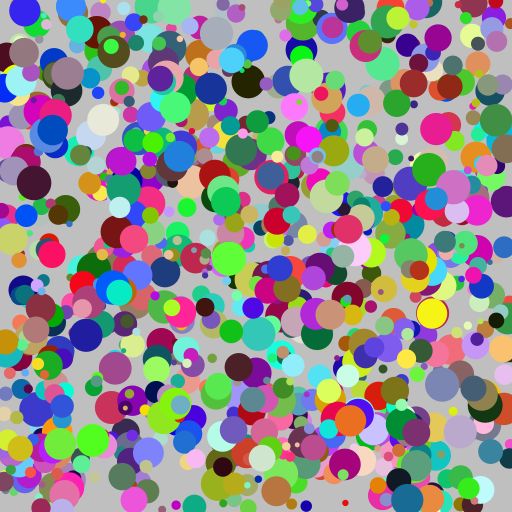
Frame 1 (no input)
Frame 60 (the mouse pressed at the canvas centre just before this capture): identical to frame 1, image omitted
Frame 120 (the mouse held since frame 60 and released just before this capture): identical to frame 1, image omitted

The Processing sketch that drew this single still picture (run headless with seeded random() and noise(); from frame 60 on, the mouse is pressed at the canvas centre):

// Processing sketch: ANI2012A20_Confetti
// ── ANI2012A20_Confetti.pde
// ANI2012A20_Confetti.pde
// Instanciation et affichage de plusieurs confettis avec des attributs aléatoires

// classe de type Confetti
class Confetti
{
  float positionX; // position en X du confetti
  float positionY; // position en Y du confetti

  float radius;    // taille du confetti

  color colorFill; // couleur du confetti

  // constructeur
  Confetti(float x, float y, float r, color c)
  {
    positionX = x;
    positionY = y;
    radius    = r;
    colorFill = c;
  }

  // fonction d'affichage
  void render()
  {
    fill(colorFill);
    ellipse(positionX, positionY, radius, radius);
  }
}

// paramètres
int count = 1000;

float sizeMin = 5.0;
float sizeMax = 35.0;

// variables
int index;

// tableau de confettis
Confetti[] table;

// référence vers un confetti
Confetti confetti;

void setup()
{
  size(512, 512);
  noStroke();

  // instanciation d'un tableau pouvant contenir tous les confettis
  table = new Confetti[count];

  // boucler sur chacun des confettis à créer
  for (index = 0; index < count; index++)
  {
    // instanciation d'un nouveau confetti
    confetti = new Confetti(0, 0, 0, 0);

    // assigner le nouveau confetti dans la position du tableau qui correspond à l'index de la boucle
    table[index] = confetti;
  }

  init();
}

void init()
{
  // boucler sur chacun des confettis
  for (index = 0; index < count; ++index)
  {
    // déterminer une valeur aléatoire pour chaque attribut du confetti
    table[index].positionX = random(0, width);
    table[index].positionY = random(0, height);
    table[index].radius    = random(sizeMin, sizeMax);
    table[index].colorFill = color(random(0.0f, 256.0f), random(0.0f, 256.0f), random(0.0f, 256.0f));
  }
}

void draw()
{
  background(191);

  // boucler sur chacun des confettis
  for (index = 0; index < count; ++index)
  {
    // dessiner le confetti
    table[index].render();
  }
}

// réinitialiser les attributs des confettis quand une touche du clavier est relâchée
void keyReleased()
{
  init();
}

// réinitialiser les attributs des confettis lors d'un clic
void mouseReleased()
{
  init();
}
